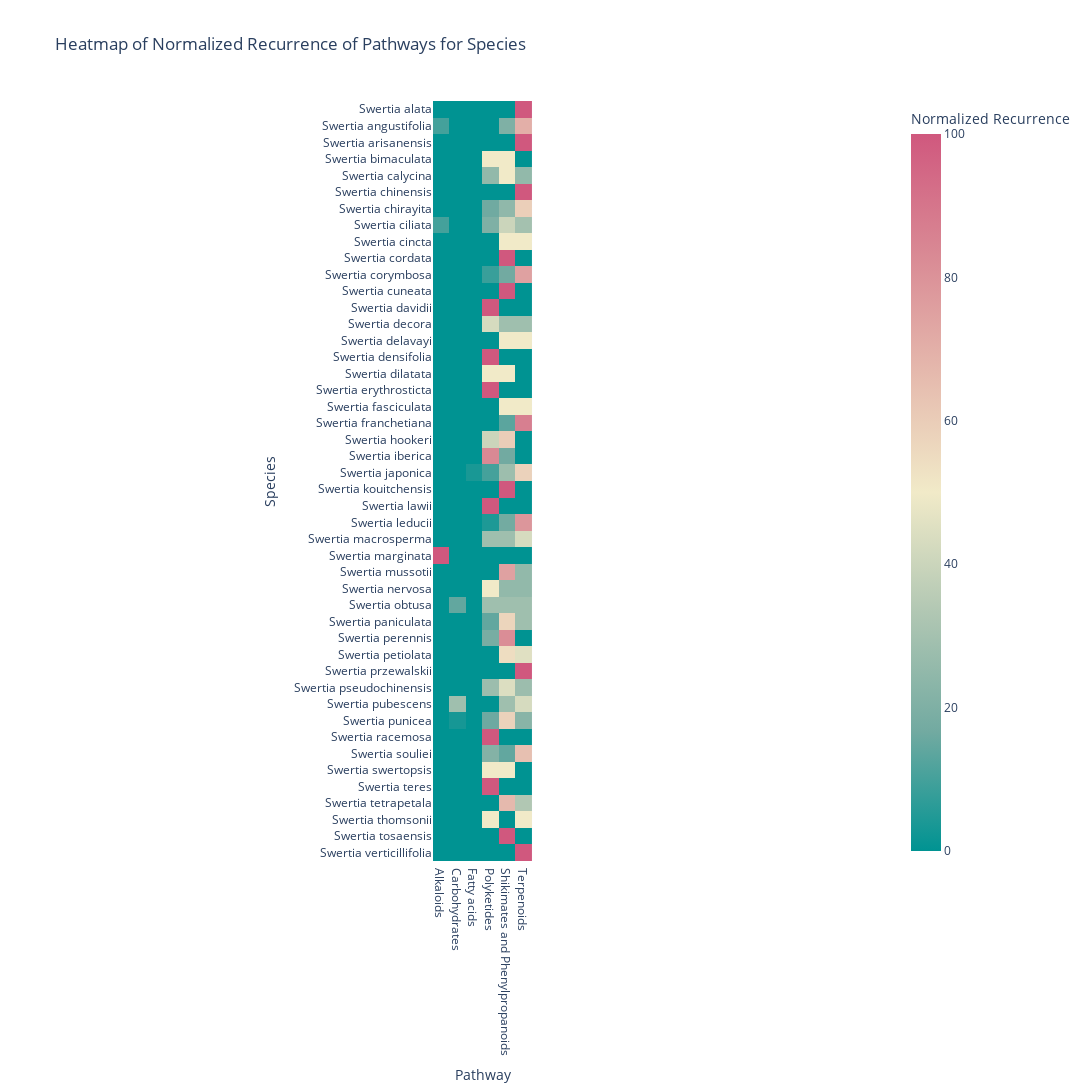

Source (notebook cell):
### Code cell
import pandas as pd
import plotly.express as px

# Create a DataFrame with all possible combinations of species and pathways
all_species = all_data['species'].unique()
all_pathways = all_data['Pathway'].unique()
all_combinations = pd.DataFrame([(species, pathway) for species in all_species for pathway in all_pathways],
                                columns=['species', 'Pathway'])

# Merge the all_combinations DataFrame with the aggregated data to include all species
merged_data = pd.merge(all_combinations, agg_data, on=['species', 'Pathway'], how='left')

# Fill missing values (NaN) with 0 for recurrence and recurrence_normalized columns
merged_data['recurrence'].fillna(0, inplace=True)
merged_data['recurrence_normalized'].fillna(0, inplace=True)

# Pivot the merged data to have 'species' as rows and 'Pathway' as columns
pivot_data = merged_data.pivot_table(index='species', columns='Pathway', values='recurrence_normalized', fill_value=0)

# Create the heatmap
fig = px.imshow(pivot_data,
                labels=dict(x="Pathway", y="Species", color="Normalized Recurrence"),
                x=pivot_data.columns,
                y=pivot_data.index,
                color_continuous_scale='tealrose',  # You can choose any other color scale
                title='Heatmap of Normalized Recurrence of Pathways for Species')

# Modify the size of the figure
fig.update_layout(width=1500, height=1500)

# Save the figure as an HTML file
fig.write_html(f'{output_folder}Wikidata_pathway_heatmap_species_normalized.html')

# Show the figure
fig.show()

### Figure 1 — Plotly figure (JSON) as saved in the notebook; plotly's stock layout.template omitted (floating-point values rounded to 4 significant figures; data arrays with more than 128 entries replaced by an {"elided": "..."} marker saying what was removed)
{"data": [{"coloraxis": "coloraxis", "hovertemplate": "Pathway: %{x}<br>Species: %{y}<br>Normalized Recurrence: %{z}<extra></extra>", "name": "0", "type": "heatmap", "x": ["Alkaloids", "Carbohydrates", "Fatty acids", "Polyketides", "Shikimates and Phenylpropanoids", "Terpenoids"], "xaxis": "x", "y": ["Swertia alata", "Swertia angustifolia", "Swertia arisanensis", "Swertia bimaculata", "Swertia calycina", "Swertia chinensis", "Swertia chirayita", "Swertia ciliata", "Swertia cincta", "Swertia cordata", "Swertia corymbosa", "Swertia cuneata", "Swertia davidii", "Swertia decora", "Swertia delavayi", "Swertia densifolia", "Swertia dilatata", "Swertia erythrosticta", "Swertia fasciculata", "Swertia franchetiana", "Swertia hookeri", "Swertia iberica", "Swertia japonica", "Swertia kouitchensis", "Swertia lawii", "Swertia leducii", "Swertia macrosperma", "Swertia marginata", "Swertia mussotii", "Swertia nervosa", "Swertia obtusa", "Swertia paniculata", "Swertia perennis", "Swertia petiolata", "Swertia przewalskii", "Swertia pseudochinensis", "Swertia pubescens", "Swertia punicea", "Swertia racemosa", "Swertia souliei", "Swertia swertopsis", "Swertia teres", "Swertia tetrapetala", "Swertia thomsonii", "Swertia tosaensis", "Swertia verticillifolia"], "yaxis": "y", "z": {"elided": "46x6 float values"}}], "layout": {"coloraxis": {"colorbar": {"title": {"text": "Normalized Recurrence"}}, "colorscale": [[0, "rgb(0, 147, 146)"], [0.1667, "rgb(114, 170, 161)"], [0.3333, "rgb(177, 199, 179)"], [0.5, "rgb(241, 234, 200)"], [0.6667, "rgb(229, 185, 173)"], [0.8333, "rgb(217, 137, 148)"], [1, "rgb(208, 88, 126)"]]}, "height": 1500, "title": {"text": "Heatmap of Normalized Recurrence of Pathways for Species"}, "width": 1500, "xaxis": {"anchor": "y", "constrain": "domain", "domain": [0, 1], "scaleanchor": "y", "title": {"text": "Pathway"}}, "yaxis": {"anchor": "x", "autorange": "reversed", "constrain": "domain", "domain": [0, 1], "title": {"text": "Species"}}}}
